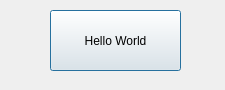
<?xml version="1.0" encoding="UTF-8"?>
<ui version="4.0">
 <class>MainWindow</class>
 <widget class="QMainWindow" name="MainWindow">
  <property name="geometry">
   <rect>
    <x>0</x>
    <y>0</y>
    <width>225</width>
    <height>90</height>
   </rect>
  </property>
  <property name="sizePolicy">
   <sizepolicy hsizetype="Preferred" vsizetype="Preferred">
    <horstretch>0</horstretch>
    <verstretch>0</verstretch>
   </sizepolicy>
  </property>
  <property name="minimumSize">
   <size>
    <width>0</width>
    <height>0</height>
   </size>
  </property>
  <property name="maximumSize">
   <size>
    <width>16777215</width>
    <height>16777215</height>
   </size>
  </property>
  <property name="windowTitle">
   <string>FirstTest</string>
  </property>
  <property name="locale">
   <locale language="English" country="UnitedStates"/>
  </property>
  <widget class="QWidget" name="centralwidget">
   <widget class="QPushButton" name="pushButton">
    <property name="geometry">
     <rect>
      <x>50</x>
      <y>10</y>
      <width>131</width>
      <height>61</height>
     </rect>
    </property>
    <property name="locale">
     <locale language="English" country="UnitedStates"/>
    </property>
    <property name="text">
     <string>Hello World</string>
    </property>
    <property name="default">
     <bool>true</bool>
    </property>
   </widget>
  </widget>
 </widget>
 <resources/>
 <connections/>
</ui>
